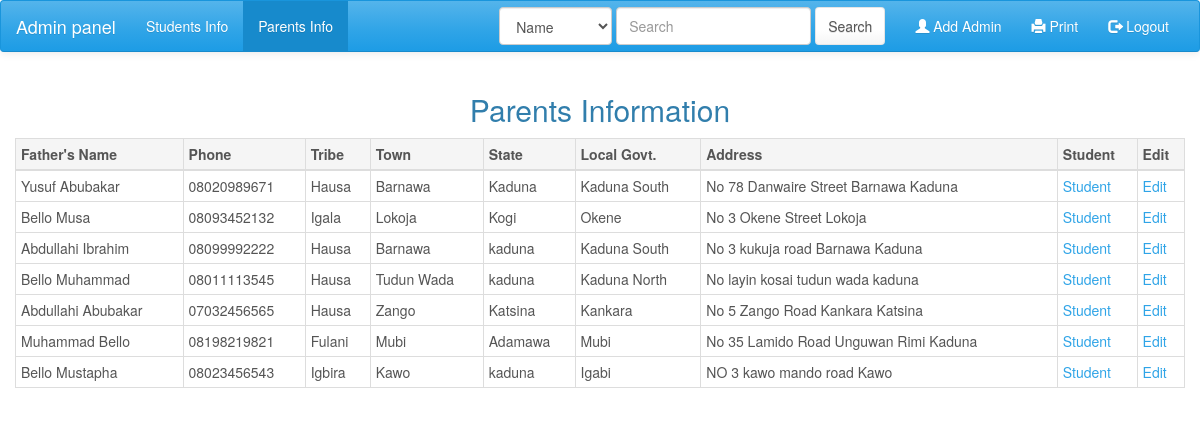
Page /admin/parents_info.php on the committed database.
### tables this page shows
CREATE TABLE `parent_info` (
  `father_id` int(11) NOT NULL,
  `student_id` int(11) NOT NULL,
  `fullname` varchar(50) NOT NULL,
  `phone` varchar(12) NOT NULL,
  `state` varchar(50) NOT NULL,
  `local_gov` varchar(50) NOT NULL,
  `town` varchar(50) NOT NULL,
  `tribe` varchar(50) NOT NULL,
  `address` varchar(150) NOT NULL
);

### admin/parents_info.php (the view, shortened to what this page needs)
<!DOCTYPE html>
<html lang="">
	<head>
		<link rel="stylesheet" href="css/bootstrap.min.css" >
		<link rel="stylesheet" href="css/style.css" >
	</head>
	<body>
		<nav class="navbar navbar-default" role="navigation" >
			<div class="container-fluid">
				<div class="navbar-header">
					<a class="navbar-brand" href="index.php">Admin panel</a>
				</div>
				<div class="collapse navbar-collapse navbar-ex1-collapse">
					<ul class="nav navbar-nav">
						<li><a href="admin.php">Students Info</a></li>
						<li class="active"><a href="parents_info.php">Parents Info</a></li>
					</ul>
					<ul class="nav navbar-nav navbar-right">
						<form class="navbar-form navbar-left" action="search_parents.php" role="search">
							<select name="category" id="category" class="form-control">
								<option value="fullname">Name</option>
							</select>
							<div class="form-group">
								<input type="search" class="form-control" placeholder="Search" name="value" required>
							</div>
							<button type="submit" class="btn btn-default">Search</button>
						</form>
						<li><a href="add_admin.php"><span class="glyphicon glyphicon-user"></span> Add Admin</a></li>
						<li><a href="print.php"><span class="glyphicon glyphicon-print"></span> Print</a></li>
	        	<li><a href="logout.php"><span class="glyphicon glyphicon-log-out"></span> Logout</a></li>
	        </ul>
				</div>
			</div>
		</nav>
		<main class="container-fluid">
			<div class="row">
				<div class="col-md-12">
						<h2 class="text-center">Parents Information</h2>
						<div class="table-responsive">
						<table class="table table-bordered table-condensed">
							<thead>
								<tr class="active">
									<th width="">Father's Name</th>
									<th width="">Phone</th>
									<th width="">Tribe</th>
									<th width="">Town</th>
									<th width="">State</th>
									<th width="">Local Govt.</th>
									<th width="">Address</th>
									<th width="">Student</th>
									<th width="">Edit</th>
								</tr>
							</thead>
							<tbody>
								<?php
									include_once 'connection.php';
									$query = "SELECT * FROM parent_info";
									$run_query = mysqli_query($dbc, $query);
										while ($row = mysqli_fetch_array($run_query)) {
											$id = $row['student_id'];
											$name = $row['fullname'];
											$phone = $row['phone'];
											$town = $row['town'];
											$tribe = $row['tribe'];
											$state = $row['state'];
											$local_gov = $row['local_gov'];
											$address = $row['address'];
								?>
									<tr>
										<td><?php echo $name; ?></td>
										<td><?php echo $phone; ?></td>
										<td><?php echo $tribe; ?></td>
										<td><?php echo $town; ?></td>
										<td><?php echo $state; ?></td>
										<td><?php echo $local_gov; ?></td>
										<td><?php echo $address; ?></td>
										<td><a href="student.php?id=<?php echo $id; ?>">Student</a></td>
										<td><a href="update_parent.php?edit=<?php echo $id; ?>">Edit</a></td>
									</tr>
								<?php } ?>
							</tbody>
						</table>
					</div>
				</div>
			</div>
		</main>
	</body>
</html>

### rows in the picture
parent_info: fullname "Yusuf Abubakar", phone "08020989671", tribe "Hausa", town "Barnawa", state "Kaduna", local_gov "Kaduna South", address "No 78 Danwaire Street Barnawa Kaduna"
parent_info: fullname "Bello Musa", phone "08093452132", tribe "Igala", town "Lokoja", state "Kogi", local_gov "Okene", address "No 3 Okene Street Lokoja"
parent_info: fullname "Abdullahi Ibrahim", phone "08099992222", tribe "Hausa", town "Barnawa", state "kaduna", local_gov "Kaduna South", address "No 3 kukuja road Barnawa Kaduna"
parent_info: fullname "Bello Muhammad", phone "08011113545", tribe "Hausa", town "Tudun Wada", state "kaduna", local_gov "Kaduna North", address "No layin kosai tudun wada kaduna"
parent_info: fullname "Abdullahi Abubakar", phone "07032456565", tribe "Hausa", town "Zango", state "Katsina", local_gov "Kankara", address "No 5 Zango Road Kankara Katsina"
parent_info: fullname "Muhammad Bello", phone "08198219821", tribe "Fulani", town "Mubi", state "Adamawa", local_gov "Mubi", address "No 35 Lamido Road Unguwan Rimi Kaduna"
parent_info: fullname "Bello Mustapha", phone "08023456543", tribe "Igbira", town "Kawo", state "kaduna", local_gov "Igabi", address "NO 3 kawo mando road Kawo"
